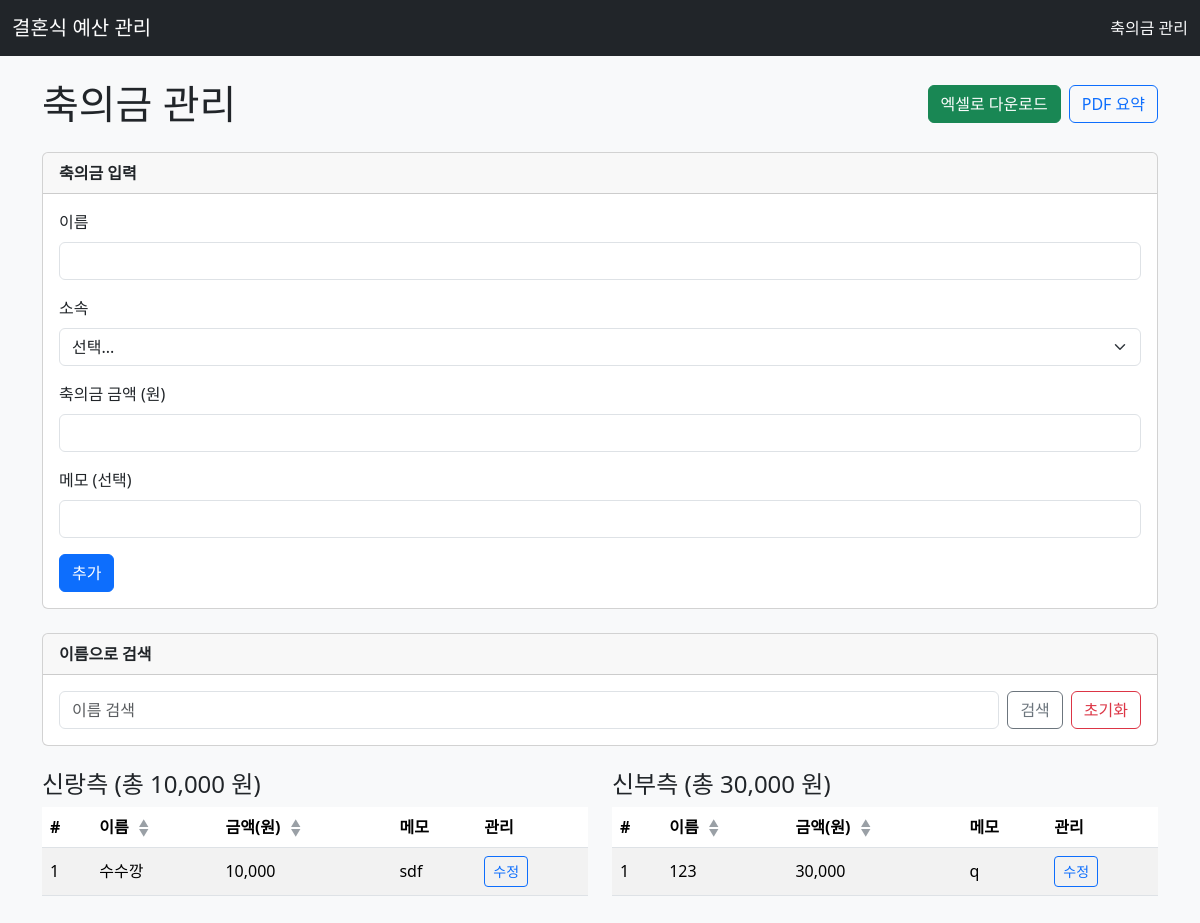
Page /guests/ on the earlier database version.
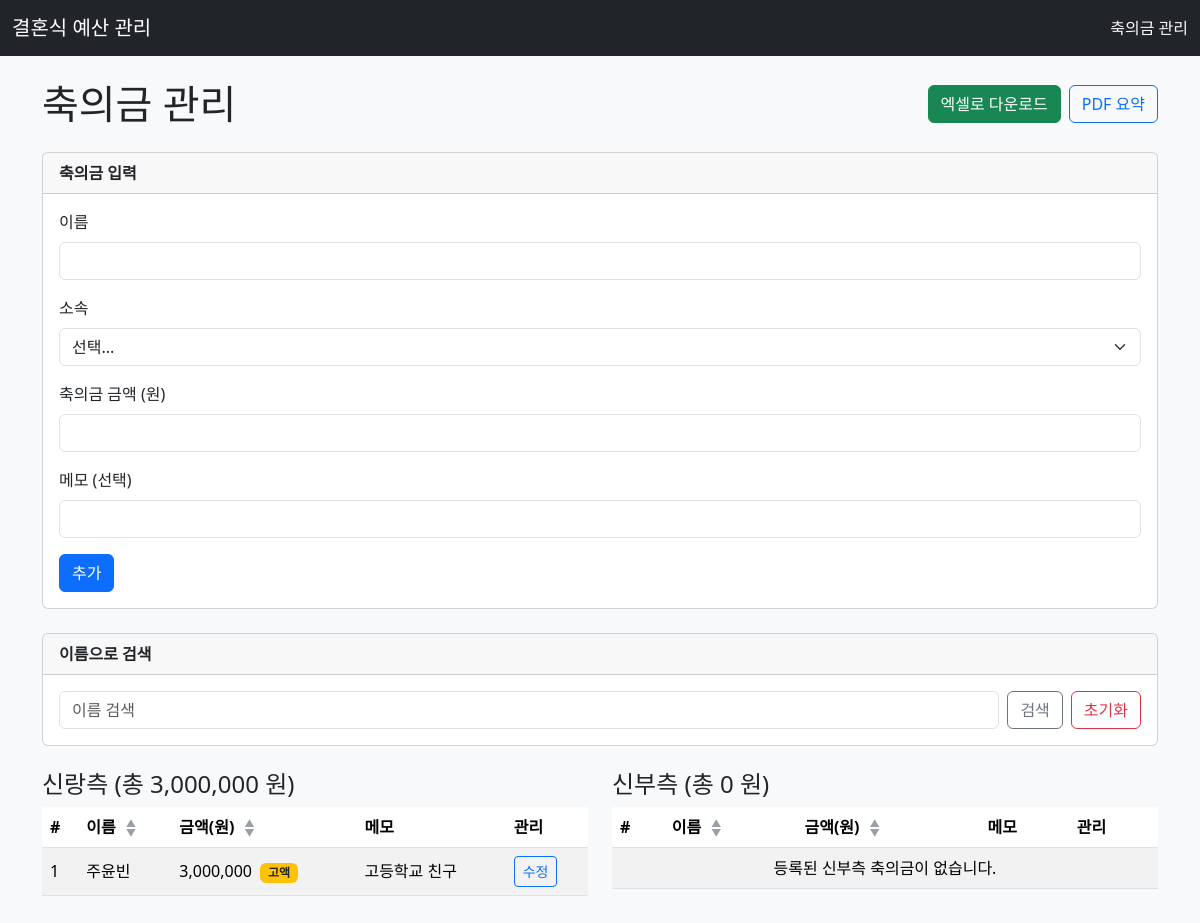
Same page on the later database version.
### models.py (models this page shows)
class Guest(db.Model):
    id = db.Column(db.Integer, primary_key=True)
    name = db.Column(db.String(50), nullable=False)
    side = db.Column(db.String(10), nullable=False)
    amount = db.Column(db.Integer, nullable=False)
    note = db.Column(db.String(200))

### guests_routes.py (the view, shortened to what this page needs)
@guests_bp.route('/', methods=['GET', 'POST'])
def list_guests():
    search_name = request.args.get('search_name', '').strip()
    sort_by, order, order_clause = _sorting_from_request(request.args)
    search_filter = _search_filter(search_name)
    groom_guests = _fetch_guests('groom', order_clause, search_filter)
    bride_guests = _fetch_guests('bride', order_clause, search_filter)
    groom_total, bride_total = _totals(search_filter)
    search_results = (
        Guest.query.filter(search_filter).order_by(order_clause, Guest.id).all()
        if search_filter is not None else []
    )
    return render_template(
        'guests.html',
        groom_guests=groom_guests,
        bride_guests=bride_guests,
        groom_total=groom_total,
        bride_total=bride_total,
        search_name=search_name,
        sort_by=sort_by,
        order=order,
        search_results=search_results,
        highlight_threshold=HIGHLIGHT_THRESHOLD
    )

### guests_routes.py (called while the page is built)
def _sorting_from_request(args) -> Tuple[str, str, object]:
    sort_by = args.get('sort_by', 'id')
    order = args.get('order', 'desc')
    sort_map = {'name': Guest.name, 'amount': Guest.amount, 'id': Guest.id}
    sort_column = sort_map.get(sort_by, Guest.id)
    order_fn = desc if order == 'desc' else asc
    return sort_by, order, order_fn(sort_column)

def _search_filter(name: str) -> Optional[object]:
    return Guest.name.contains(name) if name else None

def _fetch_guests(side: str, order_clause, search_filter=None):
    query = Guest.query.filter(Guest.side == side)
    if search_filter is not None:
        query = query.filter(search_filter)
    return query.order_by(order_clause, Guest.id).all()

def _totals(search_filter=None) -> Tuple[int, int]:
    totals_query = db.session.query(
        func.coalesce(func.sum(case((Guest.side == 'groom', Guest.amount), else_=0)), 0).label('groom_total'),
        func.coalesce(func.sum(case((Guest.side == 'bride', Guest.amount), else_=0)), 0).label('bride_total')
    )
    if search_filter is not None:
        totals_query = totals_query.filter(search_filter)
    totals = totals_query.first()
    return (totals.groom_total or 0, totals.bride_total or 0)

### templates/guests.html (shortened to what this page needs)
{% extends 'base.html' %}
{% block content %}
<div class="d-flex justify-content-between align-items-center mb-4">
    <h1 class="mb-0">축의금 관리</h1>
    <div class="d-flex gap-2">
        <a href="{{ url_for('guests.export_excel') }}" class="btn btn-success">엑셀로 다운로드</a>
        <a href="{{ url_for('guests.export_pdf') }}" class="btn btn-outline-primary">PDF 요약</a>
    </div>
</div>
<div class="card mb-4">
    <div class="card-header">축의금 입력</div>
    <div class="card-body">
        <form method="post">
            <div class="mb-3">
                <label class="form-label">이름</label>
                <input type="text" name="name" class="form-control" required>
            </div>
            <div class="mb-3">
                <label class="form-label">소속</label>
                <select name="side" class="form-select" required>
                    <option value="">선택...</option>
                </select>
            </div>
            <div class="mb-3">
                <label class="form-label">축의금 금액 (원)</label>
                <input type="number" name="amount" class="form-control" min="0" required>
            </div>
            <div class="mb-3">
                <label class="form-label">메모 (선택)</label>
                <input type="text" name="note" class="form-control">
            </div>
            <button type="submit" class="btn btn-primary">추가</button>
        </form>
    </div>
</div>
<div class="card mb-4">
    <div class="card-header">이름으로 검색</div>
    <div class="card-body">
        <form method="get" class="row g-2 align-items-center">
            <div class="col">
                <input type="text" name="search_name" class="form-control"
                       placeholder="이름 검색" value="{{ search_name }}">
            </div>
            <div class="col-auto">
                <button class="btn btn-outline-secondary" type="submit">검색</button>
            </div>
            <div class="col-auto">
                <a href="{{ url_for('guests.list_guests') }}" class="btn btn-outline-danger">초기화</a>
            </div>
        </form>
    </div>
</div>
<div class="row">
    <div class="col-md-6 mb-4">
        <h4>신랑측 (총 {{ "{:,}".format(groom_total) }} 원)</h4>
        <table class="table table-striped align-middle">
            <thead>
                <tr>
                    <th>#</th>
                    <th>
                        이름
                        <span class="sort-toggle">
                            <a href="{{ url_for('guests.list_guests', search_name=search_name, sort_by='name', order='asc') }}"
                               class="{% if sort_by == 'name' and order == 'asc' %}active{% endif %}">&#9650;</a>
                            <a href="{{ url_for('guests.list_guests', search_name=search_name, sort_by='name', order='desc') }}"
                               class="{% if sort_by == 'name' and order == 'desc' %}active{% endif %}">&#9660;</a>
                        </span>
                    </th>
                    <th>
                        금액(원)
                        <span class="sort-toggle">
                            <a href="{{ url_for('guests.list_guests', search_name=search_name, sort_by='amount', order='asc') }}"
                               class="{% if sort_by == 'amount' and order == 'asc' %}active{% endif %}">&#9650;</a>
                            <a href="{{ url_for('guests.list_guests', search_name=search_name, sort_by='amount', order='desc') }}"
                               class="{% if sort_by == 'amount' and order == 'desc' %}active{% endif %}">&#9660;</a>
                        </span>
                    </th>
                    <th>메모</th>
                    <th>관리</th>
                </tr>
            </thead>
            <tbody>
                {% for guest in groom_guests %}
                    <tr>
                        <td>{{ loop.index }}</td>
                        <td>{{ guest.name }}</td>
                        <td>
                            {{ "{:,}".format(guest.amount) }}
                            {% if guest.amount >= highlight_threshold %}
                                <span class="badge bg-warning text-dark ms-1">고액</span>
                            {% endif %}
                        </td>
                        <td>{{ guest.note }}</td>
                        <td>
                            <button type="button"
                                    class="btn btn-sm btn-outline-primary"
                                    data-edit
                                    data-id="{{ guest.id }}"
                                    data-name="{{ guest.name|e }}"
                                    data-side="{{ guest.side }}"
                                    data-amount="{{ guest.amount }}"
                                    data-note="{{ guest.note|default('', true)|e }}"
                                    data-edit-url="{{ url_for('guests.edit_guest', guest_id=guest.id) }}"
                                    data-delete-url="{{ url_for('guests.delete_guest', guest_id=guest.id) }}">
                                수정
                            </button>
                        </td>
                    </tr>
                {% else %}
                    <tr>
                        <td colspan="5" class="text-center">등록된 신랑측 축의금이 없습니다.</td>
                    </tr>
                {% endfor %}
            </tbody>
        </table>
    </div>
    <div class="col-md-6 mb-4">
        <h4>신부측 (총 {{ "{:,}".format(bride_total) }} 원)</h4>
        <table class="table table-striped align-middle">
            <thead>
                <tr>
                    <th>#</th>
                    <th>
                        이름
                        <span class="sort-toggle">
                            <a href="{{ url_for('guests.list_guests', search_name=search_name, sort_by='name', order='asc') }}"
                               class="{% if sort_by == 'name' and order == 'asc' %}active{% endif %}">&#9650;</a>
                            <a href="{{ url_for('guests.list_guests', search_name=search_name, sort_by='name', order='desc') }}"
                               class="{% if sort_by == 'name' and order == 'desc' %}active{% endif %}">&#9660;</a>
                        </span>
                    </th>
                    <th>
                        금액(원)
                        <span class="sort-toggle">
                            <a href="{{ url_for('guests.list_guests', search_name=search_name, sort_by='amount', order='asc') }}"
                               class="{% if sort_by == 'amount' and order == 'asc' %}active{% endif %}">&#9650;</a>
                            <a href="{{ url_for('guests.list_guests', search_name=search_name, sort_by='amount', order='desc') }}"
                               class="{% if sort_by == 'amount' and order == 'desc' %}active{% endif %}">&#9660;</a>
                        </span>
                    </th>
                    <th>메모</th>
                    <th>관리</th>
                </tr>
            </thead>
            <tbody>
                {% for guest in bride_guests %}
                    <tr>
                        <td>{{ loop.index }}</td>
                        <td>{{ guest.name }}</td>
                        <td>{{ "{:,}".format(guest.amount) }}</td>
                        <td>{{ guest.note }}</td>
                        <td>
                            <button type="button"
                                    class="btn btn-sm btn-outline-primary"
                                    data-edit
                                    data-id="{{ guest.id }}"
                                    data-name="{{ guest.name|e }}"
                                    data-side="{{ guest.side }}"
                                    data-amount="{{ guest.amount }}"
                                    data-note="{{ guest.note|default('', true)|e }}"
                                    data-edit-url="{{ url_for('guests.edit_guest', guest_id=guest.id) }}"
                                    data-delete-url="{{ url_for('guests.delete_guest', guest_id=guest.id) }}">
                                수정
                            </button>
                        </td>
                    </tr>
                {% else %}
                    <tr>
                        <td colspan="5" class="text-center">등록된 신부측 축의금이 없습니다.</td>
                    </tr>
                {% endfor %}
            </tbody>
        </table>
    </div>
</div>
{% endblock %}

### templates/base.html (shortened to what this page needs)
<!DOCTYPE html>
<html lang="ko">
<head>
    <link
        href="https://cdn.jsdelivr.net/npm/bootstrap@5.3.3/dist/css/bootstrap.min.css"
        rel="stylesheet"
    >
    <link
        rel="stylesheet"
        href="https://cdn.jsdelivr.net/npm/bootstrap-icons@1.11.3/font/bootstrap-icons.css"
    >
    <link rel="stylesheet" href="{{ url_for('static', filename='style.css') }}">
</head>
<body>
<nav class="navbar navbar-expand-lg navbar-dark bg-dark mb-4">
    <div class="container-fluid">
        <a class="navbar-brand" href="{{ url_for('dashboard.index') }}">결혼식 예산 관리</a>
        <div class="d-flex align-items-center gap-2">
            <a class="nav-link text-light" href="{{ url_for('guests.list_guests') }}">축의금 관리</a>
        </div>
    </div>
</nav>
<div class="container mb-4">
    {% block content %}{% endblock %}
</div>
</body>
</html>

### static/style.css (style rules this page uses)
body { background-color: #f8f9fa; }
.card-header { font-weight: bold; }

### templates/guests.html (style rules this page uses)
.sort-toggle { display: inline-flex; flex-direction: column; line-height: 1; margin-left: 4px; vertical-align: middle; }
.sort-toggle a { display: flex; align-items: center; justify-content: center; width: 14px; height: 10px; font-size: 10px; color: #9aa0a6; text-decoration: none; }

Differences in the rows shown:
removed Guest: name "123", amount "30,000", note "q", shown under "신부측 (총 30,000 원)"
changed Guest: name "수수깡" → "주윤빈"; amount "10,000" → "3,000,000"; note "sdf" → "고등학교 친구"; now shows "고액"
Other differences:
{{ "{:,}".format(groom_total) }}: "10,000" → "3,000,000"
{{ "{:,}".format(bride_total) }}: "30,000" → "0"
text now shown: "등록된 신부측 축의금이 없습니다."
